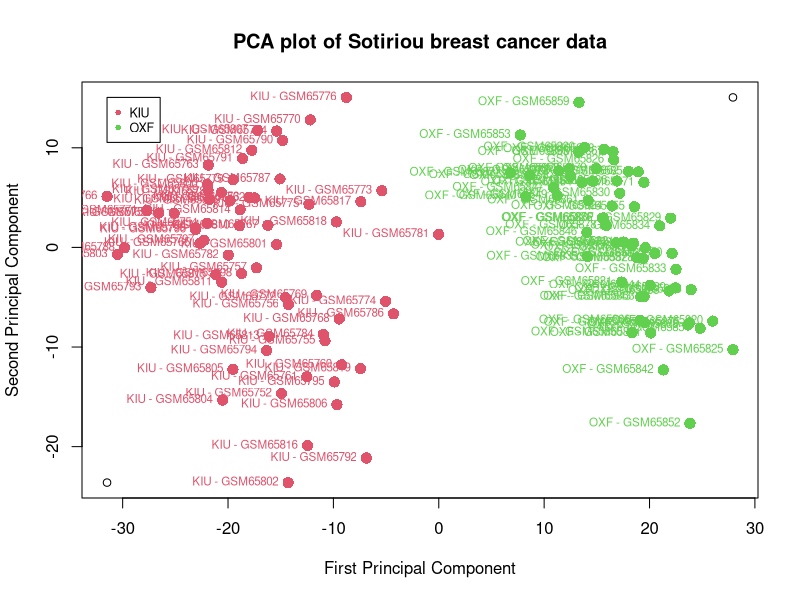
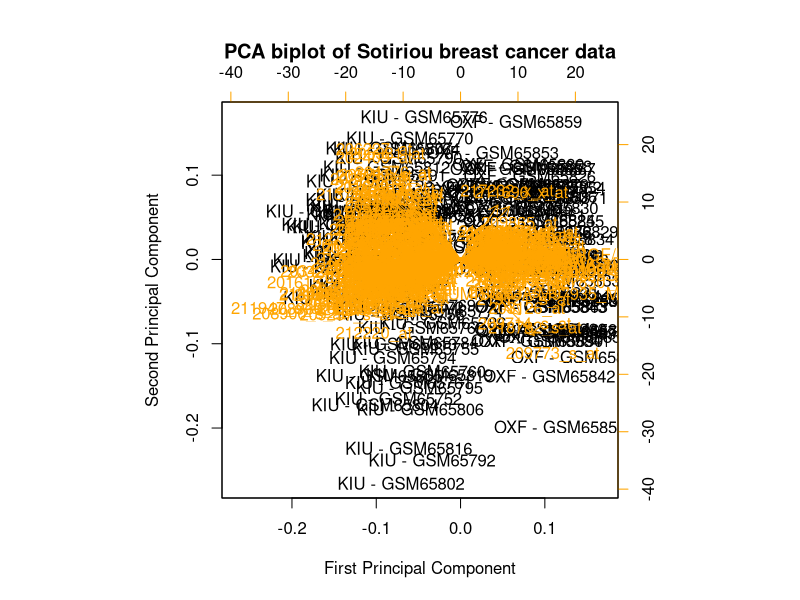
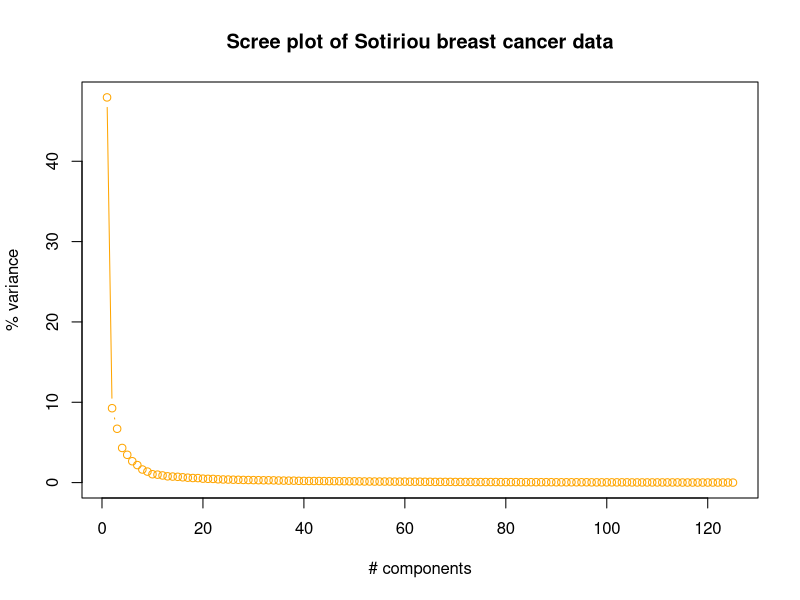
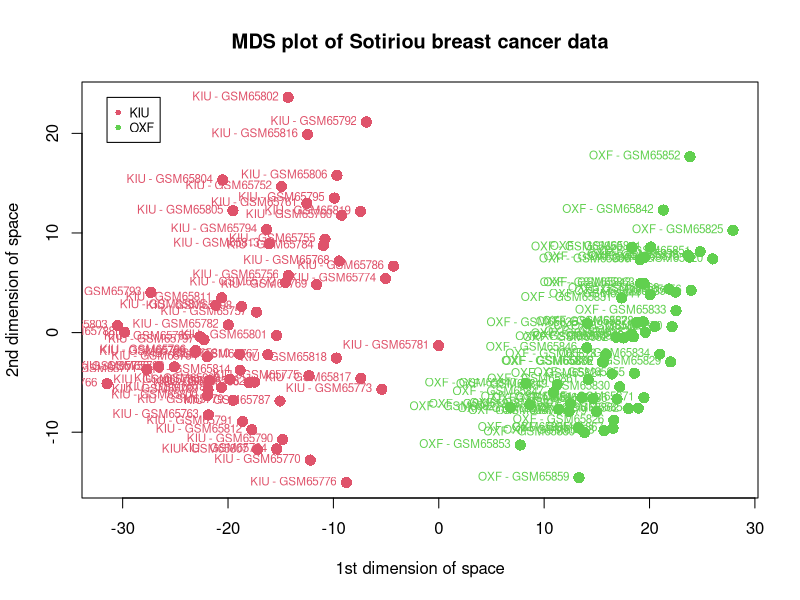
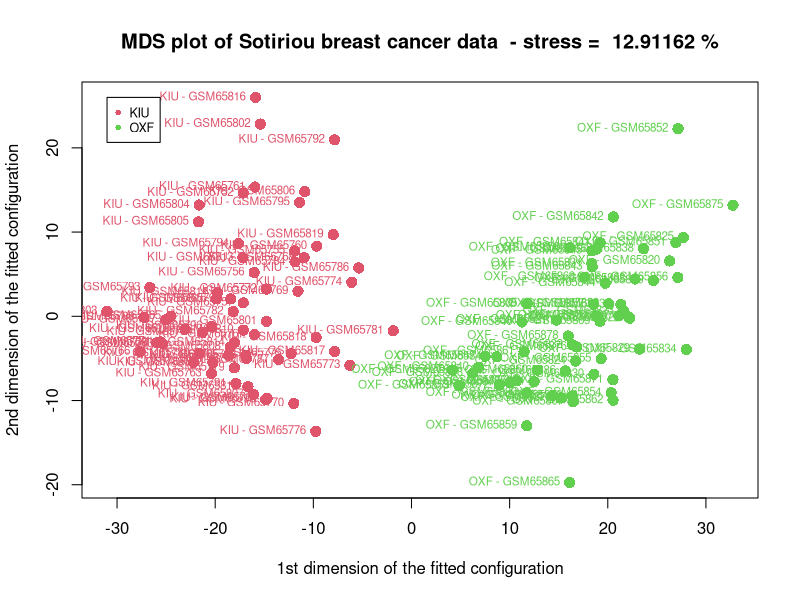
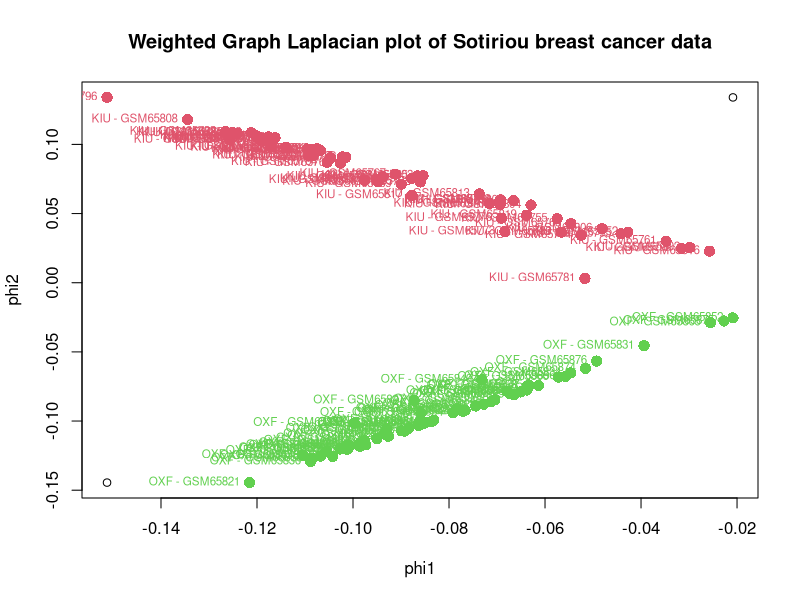

Here is the R script that generated these plots, in order:
## ---- chunk 1
knitr::opts_chunk$set(echo = TRUE)
## ---- chunk 2
dat <- read.table('./sotiriou.txt', header=T, row.names=1)
dim(dat)
#dat
dat[1:5,]
## ---- chunk 3
ann <- read.table('./sotiriouAnn.txt', header=T, row.names=1)
dim(ann)
ann
## ---- chunk 4
dat.pca <- prcomp(t(dat))
# unclass(dat.pca)

dat.loadings <- dat.pca$x[,1:2] 	#dim(dat.loadings) [1] 125   2
dat.loadings
## ---- chunk 5
levels(as.factor(ann$site))

dat.loadings[,1][as.character(ann$site)==levels(as.factor(ann$site))[1]]

length(dat.loadings[,1][as.character(ann$site)==levels(as.factor(ann$site))[1]])
length(dat.loadings[,1][as.character(ann$site)==levels(as.factor(ann$site))[2]])
## ---- chunk 6
col <- as.numeric(as.factor(unique(ann$site))) +1

plot(range(dat.loadings[,1]), range(dat.loadings[,2]), 
     xlab='First Principal Component',ylab='Second Principal Component',
     main='PCA plot of Sotiriou breast cancer data')

points(dat.loadings[,1][as.character(ann$site)==levels(as.factor(ann$site))[1]], 
       dat.loadings[,2][ as.character(ann$site)==levels(as.factor(ann$site))[1]],
       col=col[1],pch=16,cex=1.5)

text(dat.loadings[,1][as.character(ann$site)==levels(as.factor(ann$site))[1]], 
     dat.loadings[,2][ as.character(ann$site)==levels(as.factor(ann$site))[1]],
     col=col[1] ,cex=0.7, 
     labels= paste(levels(as.factor(ann$site))[1], '-',
                   row.names(ann[as.character(ann$site)==levels(as.factor(ann$site))[1],]), sep= ' '), 
     pos=2)

points(dat.loadings[,1][as.character(ann$site)==levels(as.factor(ann$site))[2]], 
       dat.loadings[,2][ as.character(ann$site)==levels(as.factor(ann$site))[2]],
       col=col[2],pch=16,cex=1.5)

text(dat.loadings[,1][as.character(ann$site)==levels(as.factor(ann$site))[2]], 
     dat.loadings[,2][ as.character(ann$site)==levels(as.factor(ann$site))[2]],
     col=col[2],cex=0.7, 
     labels= paste(levels(as.factor(ann$site))[2], '-',
                   row.names(ann[as.character(ann$site)==levels(as.factor(ann$site))[2],]), sep= ' '), 
     pos=2)

legend(min(range(dat.loadings[,1])), max(range(dat.loadings[,2]) ), 
       levels(as.factor(ann$site)),
       col=col,pch=16,cex=.75)

## ---- chunk 7
names(dat) <- paste(as.character(ann$site), '-', row.names(ann), sep= ' ')
dat.pca <- prcomp(t(dat))
col <- c("black", "orange")
biplot(dat.pca,scale=TRUE,col=col, 
       xlab='First Principal Component', ylab='Second Principal Component', 
       main='PCA biplot of Sotiriou breast cancer data')
## ---- chunk 8
# standard deviation of the principal components 
# (i.e. the square roots of the eigenvalues of the covariance/correlation matrix)
print("Standard deviation of the principal components")
dat.pca$sdev

# percent variability of the principal components
print("Percent variability of the principal components")
dat.pca.var <- round(dat.pca$sdev^2 / sum(dat.pca$sdev^2)*100,2)
dat.pca.var

plot(c(1:length(dat.pca.var)),dat.pca.var,type='b',
     xlab='# components',ylab='% variance',
     main='Scree plot of Sotiriou breast cancer data', col='orange')
## ---- chunk 9
#summary(dat.pca) 
summary(dat.pca)$importance[, 1:2]

variability <- round((summary(dat.pca)$importance[3,2])*100,2)
variability

# or

variability <- round((summary(dat.pca)$importance[2,1] + 
                        summary(dat.pca)$importance[2,2])*100,2)
variability

#or

variability <- dat.pca.var[1] + dat.pca.var[2]
variability
## ---- chunk 10
dat.dist <- dist(t(dat), method = "euclidean")
dat.loc <- cmdscale(dat.dist)

col <- as.numeric(as.factor(unique(ann$site))) +1

#xlab='1st dimension of space coordinates of the points representing dissimilarities between all pairs of samples'
#ylab='2nd dimension of space coordinates of the points representing dissimilarities between all pairs of samples')

plot(dat.loc, type = "n",xlab='1st dimension of space', ylab='2nd dimension of space')

points(dat.loc[,1][as.character(ann$site)==levels(as.factor(ann$site))[1]],
       dat.loc[,2][as.character(ann$site)==levels(as.factor(ann$site))[1]],
       col=col[1],pch=16,cex=1.5)

text(dat.loc[,1][as.character(ann$site)==levels(as.factor(ann$site))[1]], 
     dat.loc[,2][ as.character(ann$site)==levels(as.factor(ann$site))[1]],
     col=col[1] ,cex=0.7, 
     labels= paste(levels(as.factor(ann$site))[1], '-',
                   row.names(ann[as.character(ann$site)==levels(as.factor(ann$site))[1],]), sep= ' '), 
     pos=2)

points(dat.loc[,1][ as.character(ann$site)==levels(as.factor(ann$site))[2]],
       dat.loc[,2][ as.character(ann$site)==levels(as.factor(ann$site))[2]], 
       col=col[2],pch=16,cex=1.5)

text(dat.loc[,1][as.character(ann$site)==levels(as.factor(ann$site))[2]], 
     dat.loc[,2][ as.character(ann$site)==levels(as.factor(ann$site))[2]],
     col=col[2],cex=0.7, 
     labels= paste(levels(as.factor(ann$site))[2], '-',
                   row.names(ann[as.character(ann$site)==levels(as.factor(ann$site))[2],]), sep= ' '), 
     pos=2)

title(main='MDS plot of Sotiriou breast cancer data')

legend(min(range(dat.loc[,1])), max(range(dat.loc[,2]) ), levels(as.factor(ann$site)),
       col=col,pch=16,cex=.75)

## ---- chunk 11
library(MASS)
dat.dist <- dist(t(dat))
dat.mds <- isoMDS(dat.dist)
## ---- chunk 12

dat.mds$stress
dat.mds$points
## ---- chunk 13
col <- as.numeric(as.factor(unique(ann$site))) +1

# xlab='1st dimension of the fitted configuration coordinates of the points 
# representing dissimilarities between all pairs of samples'
# ylab='2nd dimension of the fitted configuration coordinates of the points 
# representing dissimilarities between all pairs of samples'

plot(dat.mds$points, type = "n", 
     xlab='1st dimension of the fitted configuration', 
     ylab='2nd dimension of the fitted configuration')

points(dat.mds$points[,1][as.character(ann$site)==levels(as.factor(ann$site))[1]],
       dat.mds$points[,2][as.character(ann$site)==levels(as.factor(ann$site))[1]], 
       col=col[1],pch=16,cex=1.5)

text(dat.mds$points[,1][as.character(ann$site)==levels(as.factor(ann$site))[1]], 
     dat.mds$points[,2][ as.character(ann$site)==levels(as.factor(ann$site))[1]],
     col=col[1], cex=0.7, 
     labels= paste(levels(as.factor(ann$site))[1], '-',
                   row.names(ann[as.character(ann$site)==levels(as.factor(ann$site))[1],]), sep= ' '), 
     pos=2)

points(dat.mds$points[,1][ as.character(ann$site)==levels(as.factor(ann$site))[2]], 
       dat.mds$points[,2][ as.character(ann$site)==levels(as.factor(ann$site))[2]], 
       col=col[2],pch=16,cex=1.5)

text(dat.mds$points[,1][as.character(ann$site)==levels(as.factor(ann$site))[2]], 
     dat.mds$points[,2][ as.character(ann$site)==levels(as.factor(ann$site))[2]],
     col=col[2],cex=0.7, 
     labels= paste(levels(as.factor(ann$site))[2], '-',
                   row.names(ann[as.character(ann$site)==levels(as.factor(ann$site))[2],]), sep= ' '), 
     pos=2)

title(main=paste('MDS plot of Sotiriou breast cancer data', ' - stress = ', 
                 round(dat.mds$stress,5), '%'))

legend(min(range(dat.mds$points[,1])), max(range(dat.mds$points[,2]) ), 
       levels(as.factor(ann$site)),
       col=col,pch=16,cex=.75)

## ---- chunk 14
k.speClust2 <- function (X, qnt=NULL) {
  
	dist2full <- function(dis) {
		      n <- attr(dis, "Size")
	        full <- matrix(0, n, n)
	        full[lower.tri(full)] <- dis
	        full + t(full)
	}
	
	#squared Euclidean distances between all pairs of samples
	dat.dis <- dist(t(X),"euc")^2   
	
	if(!is.null(qnt)) {eps <- as.numeric(quantile(dat.dis,qnt))}
	if(is.null(qnt)) {eps <- min(dat.dis[dat.dis!=0])}
	
	# a radial basis function (RBF) kernel to transform the distances
	# the RBF kernel decreases with distance, ranges from 0 to 1 (identity), and 
	# is readily interpreted as a similarity measure
	kernel <- exp(-1 * dat.dis/(eps))
	
	# calculate the adjacency matrix K1 - square matrix with elements indicating 
	# whether pairs of vertices are adjacent or not in the graph
	K1 <- dist2full(kernel)
	diag(K1) <- 0
	
	# calculate the degree matrix D - diagonal matrix calculated from the row sums of K1
	# contains information about the degree of each vertex 
	# (i.e. the number of edges attached to each vertex)
	D = matrix(0,ncol=ncol(K1),nrow=ncol(K1))
	tmpe <- apply(K1,1,sum)
	tmpe[tmpe>0] <- 1/sqrt(tmpe[tmpe>0])
	tmpe[tmpe<0] <- 0
	diag(D) <- tmpe
	
	# calculate the normalized Laplacian
	L <- D%*% K1 %*% D
	
	# calculate eigenvectors by single value decomposition of the Laplacian and
	# place as columns of matrix X
	X <- svd(L)$u
	
	# scale the rows of matrix X to unit length and place in matrix Y
	# can then create n-dimensional embedding of data utilizing the first n columns of the matrix Y
	Y <- X / sqrt(apply(X^2,1,sum))
}

## ---- chunk 15
# center and scale the rows of the data matrix 
dat.t.c.s <- t(dat)
dat.t.c.s <- scale(dat.t.c.s, center=T, scale=T) 

# conduct spectral graph dimensionality reduction
phi <- k.speClust2(t(dat.t.c.s), qnt=NULL)
#phi

#plot
col <- as.numeric(as.factor(unique(ann$site))) +1

plot(range(phi[,1]),range(phi[,2]),
     xlab="phi1",ylab="phi2",
     main="Weighted Graph Laplacian plot of Sotiriou breast cancer data")

points(phi[,1][as.character(ann$site)==levels(as.factor(ann$site))[1]],
       phi[,2][as.character(ann$site)==levels(as.factor(ann$site))[1]], 
       col=col[1],pch=16,cex=1.5)

text(phi[,1][as.character(ann$site)==levels(as.factor(ann$site))[1]], 
     phi[,2][ as.character(ann$site)==levels(as.factor(ann$site))[1]],
     col=col[1],cex=0.7, 
     labels= paste(levels(as.factor(ann$site))[1], '-',
                   row.names(ann[as.character(ann$site)==levels(as.factor(ann$site))[1],]), sep= ' '), 
     pos=2)

points(phi[,1][ as.character(ann$site)==levels(as.factor(ann$site))[2]], 
       phi[,2][ as.character(ann$site)==levels(as.factor(ann$site))[2]], 
       col=col[2],pch=16,cex=1.5)

text(phi[,1][as.character(ann$site)==levels(as.factor(ann$site))[2]], 
     phi[,2][ as.character(ann$site)==levels(as.factor(ann$site))[2]],
     col=col[2],cex=0.7, 
     labels= paste(levels(as.factor(ann$site))[2], '-',
                   row.names(ann[as.character(ann$site)==levels(as.factor(ann$site))[2],]), sep= ' '), 
     pos=2)

legend(min(range(phi[,1])), max(range(phi[,2])-0.5), 
       levels(as.factor(ann$site)),col=col,pch=16,cex=.75)

